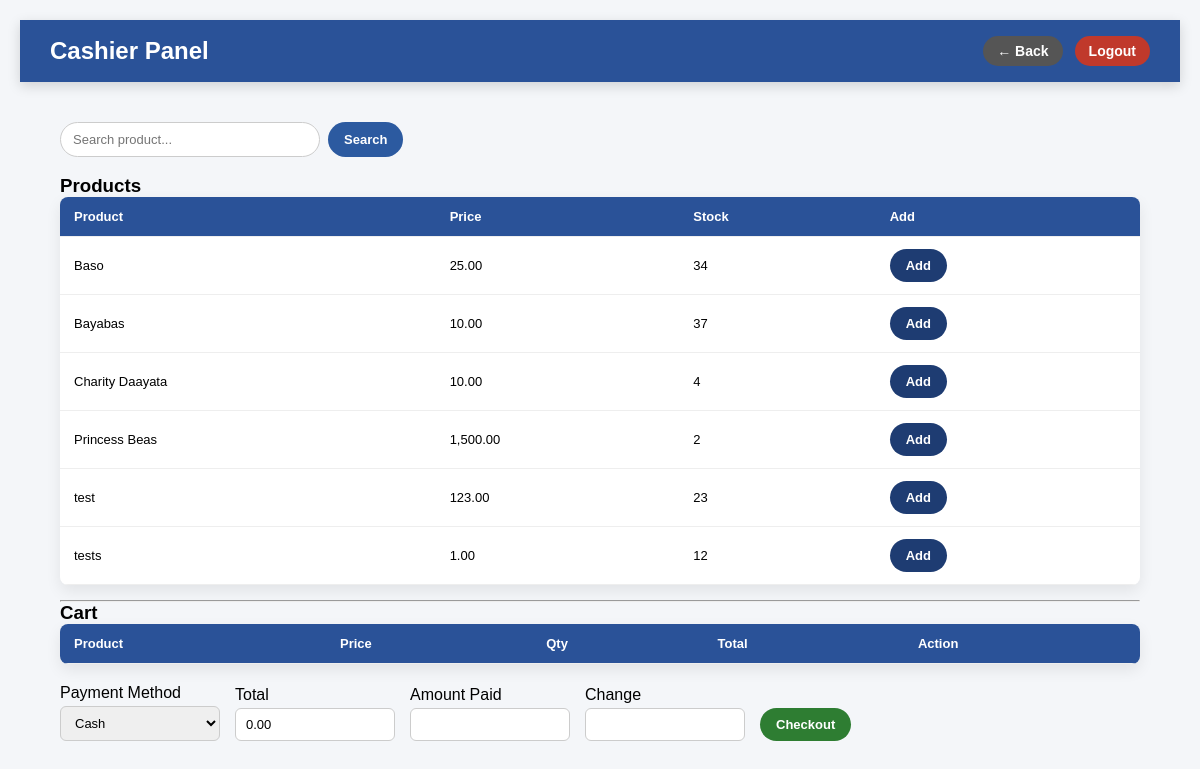
Page /views/cashier/pos.php (signed in) on the committed database.
### tables this page shows
CREATE TABLE `products` (
  `product_id` int(11) NOT NULL,
  `product_name` varchar(150) NOT NULL,
  `category_id` int(11) NOT NULL,
  `price` decimal(10,2) NOT NULL,
  `quantity` int(11) DEFAULT 0,
  `barcode` varchar(100) DEFAULT NULL,
  `status` enum('active','inactive') DEFAULT 'active',
  `stock_threshold` int(11) DEFAULT 5
);

### views/cashier/pos.php (the view, shortened to what this page needs)
<?php
require '../../conn/db.php';
$search = $_GET['search'] ?? '';
$stmt = $pdo->prepare("
    SELECT product_id, product_name, price, quantity
    FROM products
    WHERE status='active'
      AND quantity > 0
      AND product_name LIKE :search
    ORDER BY product_name ASC
");
$stmt->execute([':search' => "%$search%"]);
$products = $stmt->fetchAll();
?>
<!DOCTYPE html>
<html>
<head>
    <link rel="stylesheet" href="../../assets/css/cashier_dashboard.css">
    <link rel="stylesheet" href="../../assets/css/pos.css">
</head>
<body>
<div class="dashboard">
<header class="topbar">
    <h2>Cashier Panel</h2>
    <div class="top-actions">
        <a href="dashboard.php" class="back-btn">← Back</a>
        <a href="../../logout.php" class="logout-btn">Logout</a>
    </div>
</header>
<main class="content">
<form method="GET" class="pos-search">
    <input type="text" name="search" placeholder="Search product..."
           value="<?= htmlspecialchars($search) ?>">
    <button type="submit">Search</button>
</form>
<h3>Products</h3>
<table class="pos-table">
<tr>
    <th>Product</th>
    <th>Price</th>
    <th>Stock</th>
    <th>Add</th>
</tr>
<?php foreach ($products as $p): ?>
<tr>
    <td><?= htmlspecialchars($p['product_name']) ?></td>
    <td><?= number_format($p['price'], 2) ?></td>
    <td><?= (int)$p['quantity'] ?></td>
    <td>
        <button type="button"
            onclick="addToCart(
                <?= $p['product_id'] ?>,
                '<?= htmlspecialchars($p['product_name'], ENT_QUOTES) ?>',
                <?= $p['price'] ?>,
                <?= $p['quantity'] ?>
            )">
            Add
        </button>
    </td>
</tr>
<?php endforeach; ?>
</table>
<hr>
<h3>Cart</h3>
<form method="POST" action="../../conn/POS.php" id="posForm">
<table class="pos-table" id="cartTable">
<tr>
    <th>Product</th>
    <th>Price</th>
    <th>Qty</th>
    <th>Total</th>
    <th>Action</th>
</tr>
</table>
<div class="checkout-bar">
<div class="checkout-group">
    <label>Payment Method</label>
    <select name="payment_method" required>
        <option value="cash">Cash</option>
    </select>
</div>
<div class="checkout-group">
    <label>Total</label>
    <input type="text" id="totalAmount" readonly value="0.00">
</div>
<div class="checkout-group">
    <label>Amount Paid</label>
    <input type="number" name="amount_paid" id="amountPaid" step="0.01" required>
</div>
<div class="checkout-group">
    <label>Change</label>
    <input type="text" id="changeAmount" readonly>
</div>
<button type="button" class="checkout-btn" onclick="checkout()">
    Checkout
</button>
</div>
</form>
</main>
</div>
</body>
</html>

### assets/css/cashier_dashboard.css (style rules this page uses)
* { margin: 0; padding: 0; box-sizing: border-box; font-family: Arial, Helvetica, sans-serif; }
body { background: #eef1f5; }
.topbar { background: #2a5298; color: #fff; padding: 16px 30px; display: flex; justify-content: space-between; align-items: center; box-shadow: 0 4px 12px rgba(0,0,0,0.15); }
.topbar a { color: #fff; text-decoration: none; font-weight: bold; font-size: 14px; }
.content { padding: 40px; }

### assets/css/pos.css (style rules this page uses)
body { font-family: Arial, Helvetica, sans-serif; padding: 20px; background: #f4f6f9; }
table, .pos-table { width: 100%; background: #fff; border-collapse: collapse; border-radius: 8px; overflow: hidden; box-shadow: 0 6px 15px rgba(0,0,0,0.08); margin-bottom: 15px; }
th, td { padding: 12px 14px; border-bottom: 1px solid #eee; font-size: 13px; text-align: left; }
th { background: #2a5298; color: #fff; font-weight: bold; }
input[type="number"] { width: 70px; padding: 6px 8px; border-radius: 6px; border: 1px solid #ccc; }
button { padding: 9px 16px; background: #1e3c72; color: #fff; border: none; border-radius: 999px; cursor: pointer; font-size: 13px; font-weight: bold; transition: background 0.2s ease, transform 0.2s ease; }
.checkout-bar { display: flex; gap: 15px; margin-top: 20px; flex-wrap: wrap; align-items: flex-end; }
.checkout-group { display: flex; flex-direction: column; gap: 4px; }
.checkout-group input, .checkout-group select { padding: 8px 10px; width: 160px; border-radius: 6px; border: 1px solid #ccc; font-size: 13px; }
.checkout-btn { background: #2e7d32; }
.top-actions { display: flex; gap: 12px; }
.back-btn, .logout-btn { text-decoration: none; color: #fff; padding: 7px 14px; border-radius: 999px; font-size: 13px; font-weight: bold; }
.back-btn { background: #555; }
.logout-btn { background: #c0392b; }
.pos-search { display: flex; gap: 8px; margin-bottom: 18px; }
.pos-search input { width: 260px; padding: 9px 12px; border-radius: 999px; border: 1px solid #ccc; font-size: 13px; }
.pos-search button { background: #2c5aa0; }

### rows in the picture
products: product_name "Baso", price "25.00", quantity "34"
products: product_name "Bayabas", price "10.00", quantity "37"
products: product_name "Charity Daayata", price "10.00", quantity "4"
products: product_name "Princess Beas", price "1,500.00", quantity "2"
products: product_name "test", price "123.00", quantity "23"
products: product_name "tests", price "1.00", quantity "12"
